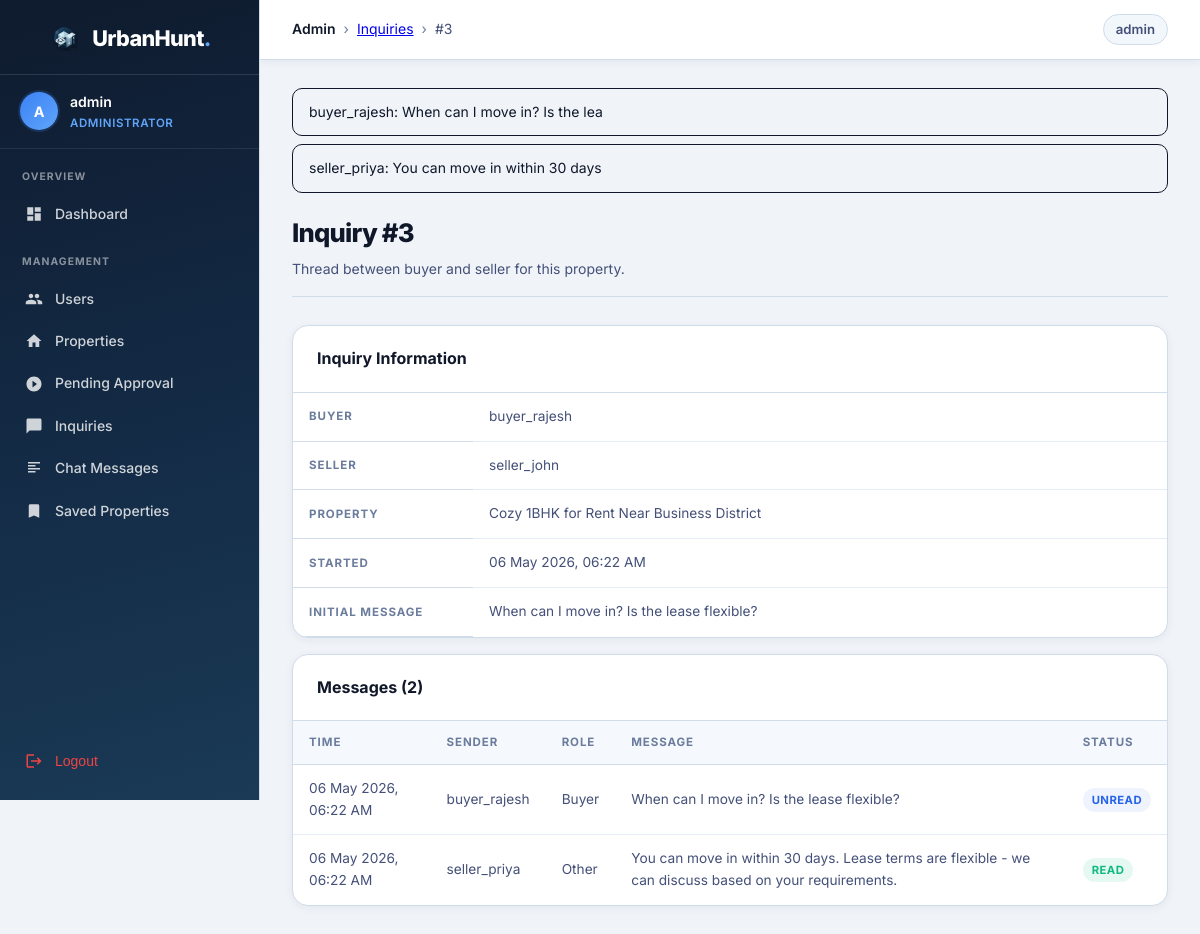
The app's page /panel/inquiries/3/ (signed in), older data.
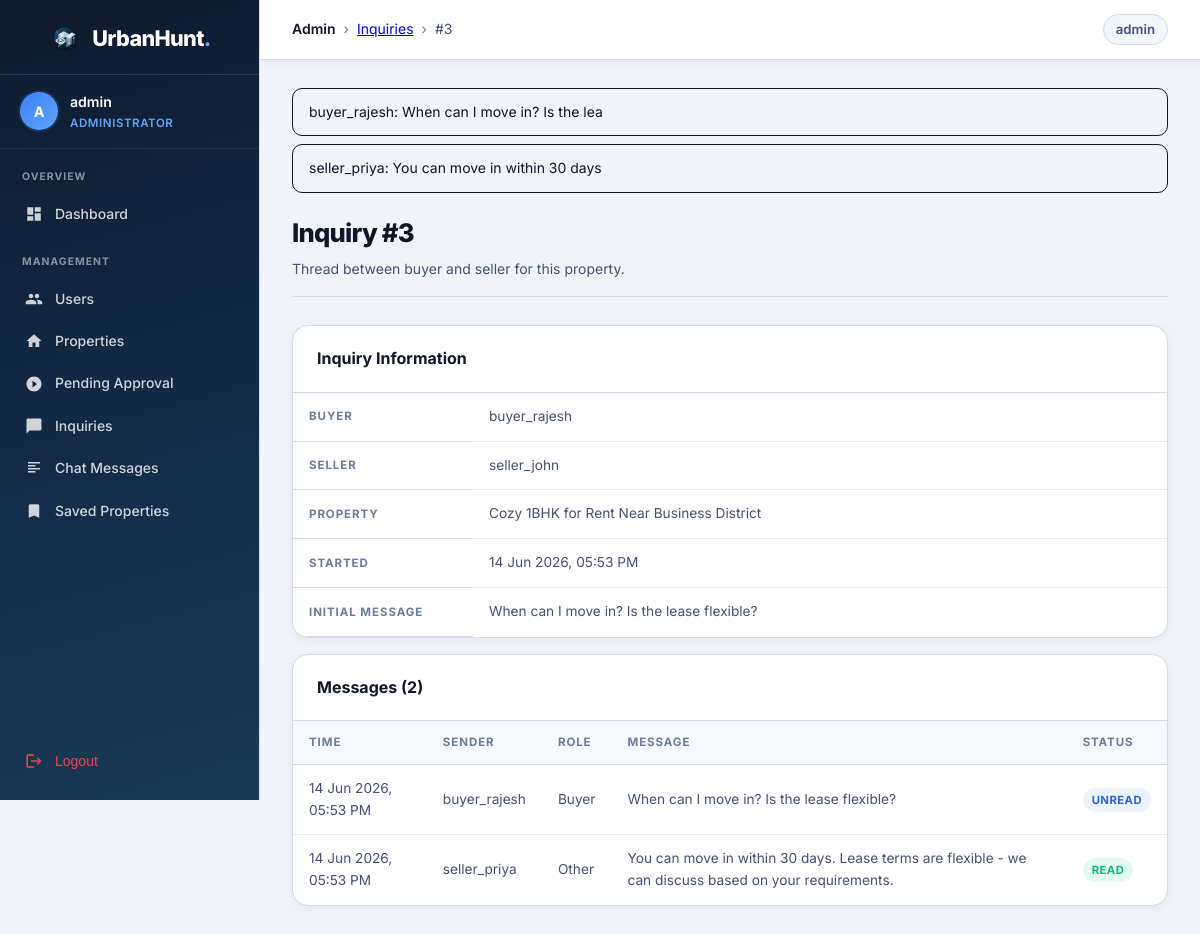
The same page, newer data.
### core/models.py (models this page shows, shortened)
class InquiryChat(models.Model):
	buyer = models.ForeignKey(
		User,
		on_delete=models.CASCADE,
		related_name="inquiries",
		limit_choices_to={"role": User.Role.BUYER},
	)
	property = models.ForeignKey(Property, on_delete=models.CASCADE, related_name="inquiries")
	message = models.TextField()
	created_at = models.DateTimeField(auto_now_add=True)
	class Meta:
		ordering = ["-created_at"]

class ChatMessage(models.Model):
	inquiry = models.ForeignKey(InquiryChat, on_delete=models.CASCADE, related_name="messages")
	sender = models.ForeignKey(User, on_delete=models.CASCADE, related_name="chat_messages")
	message = models.TextField()
	created_at = models.DateTimeField(auto_now_add=True)
	read_at = models.DateTimeField(blank=True, null=True)
	class Meta:
		ordering = ["created_at"]
	def __str__(self):
		return f"{self.sender.username}: {self.message[:30]}"

class User(AbstractUser):
	class Role(models.TextChoices):
		BUYER = "buyer", "Buyer"
		SELLER = "seller", "Seller"
		ADMIN = "admin", "Admin"
	role = models.CharField(max_length=10, choices=Role.choices, default=Role.BUYER)
	mobile_no = models.CharField(
		max_length=15,
		blank=True,
		validators=[RegexValidator(regex=r"^\+?[0-9]{10,15}$", message="Enter a valid mobile number.")],
	)

class Property(models.Model):
	class PropertyType(models.TextChoices):
		RENT = "rent", "Rent"
		SELL = "sell", "Sell"
	class PropertyStatus(models.TextChoices):
		AVAILABLE = "available", "Available"
		SOLD = "sold", "Sold"
		RENTED = "rented", "Rented"
	title = models.CharField(max_length=255)
	description = models.TextField()
	price = models.CharField(
		max_length=50,
		help_text="e.g., 1.3 cr, 25 lakh, 5k, ₹2500000"
	)
	location = models.CharField(max_length=255)
	property_type = models.CharField(max_length=10, choices=PropertyType.choices)
	amenities = models.TextField(blank=True)
	image = models.FileField(upload_to="properties/images/")
	documents = models.FileField(upload_to="properties/documents/", blank=True, null=True)
	seller = models.ForeignKey(
		User,
		on_delete=models.CASCADE,
		related_name="properties",
		limit_choices_to={"role": User.Role.SELLER},
	)
	is_verified = models.BooleanField(default=False)
	status = models.CharField(
		max_length=10,
		choices=PropertyStatus.choices,
		default=PropertyStatus.AVAILABLE,
	)
	created_at = models.DateTimeField(auto_now_add=True)
	updated_at = models.DateTimeField(auto_now=True)

### core/views.py (the view)
# urls.py: path("panel/inquiries/<int:pk>/", views.admin_inquiry_detail, name="admin_inquiry_detail"),
@login_required
def admin_inquiry_detail(request, pk):
	guard = _require_admin(request)
	if guard:
		return guard
	inquiry = get_object_or_404(
		InquiryChat.objects.select_related("buyer", "property", "property__seller"),
		pk=pk,
	)
	messages_qs = inquiry.messages.select_related("sender").order_by("created_at")
	return render(request, "admin_panel/inquiry_detail.html", {
		"inquiry": inquiry,
		"messages": messages_qs,
		"admin_stats": _admin_stats(),
	})

### core/context_processors.py (called while the page is built, shortened)
def chat_notifications(request):
	user = request.user
	if not user.is_authenticated or user.is_superuser or user.role == User.Role.ADMIN:
		return {"chat_notifications": {"unread_count": 0, "items": []}}

### core/views.py (called while the page is built)
def _require_admin(request):
	if not request.user.is_authenticated:
		return redirect(f"/login/?next={request.path}")
	if not (request.user.is_superuser or request.user.role == User.Role.ADMIN):
		return redirect("core:home")
	return None

def _admin_stats():
	return {
		"total_users": User.objects.count(),
		"buyers": User.objects.filter(role=User.Role.BUYER).count(),
		"sellers": User.objects.filter(role=User.Role.SELLER).count(),
		"verified_properties": Property.objects.filter(is_verified=True).count(),
		"pending_properties": Property.objects.filter(is_verified=False).count(),
		"total_inquiries": InquiryChat.objects.count(),
		"total_messages": ChatMessage.objects.count(),
		"saved_properties": SavedProperty.objects.filter(buyer__role=User.Role.BUYER).count(),
	}

### core/templates/admin_panel/inquiry_detail.html (shortened to what this page needs)
{% extends "admin_panel/base.html" %}
{% block breadcrumb %}<span class="breadcrumb-sep">›</span><a href="{% url 'core:admin_inquiries' %}">Inquiries</a><span class="breadcrumb-sep">›</span><span>#{{ inquiry.id }}</span>{% endblock %}
{% block content %}
<div class="page-header">
  <div>
    <h1 class="page-title">Inquiry #{{ inquiry.id }}</h1>
    <p class="page-subtitle">Thread between buyer and seller for this property.</p>
  </div>
</div>
<div class="table-card" style="margin-bottom:16px;">
  <div class="table-card-header">
    <span class="table-card-title">Inquiry Information</span>
  </div>
  <div class="table-wrapper">
    <table class="admin-table">
      <tbody>
        <tr><th style="width:180px;">Buyer</th><td>{{ inquiry.buyer.username }}</td></tr>
        <tr><th>Seller</th><td>{{ inquiry.property.seller.username }}</td></tr>
        <tr><th>Property</th><td>{{ inquiry.property.title }}</td></tr>
        <tr><th>Started</th><td>{{ inquiry.created_at|date:"d M Y, h:i A" }}</td></tr>
        <tr><th>Initial Message</th><td>{{ inquiry.message }}</td></tr>
      </tbody>
    </table>
  </div>
</div>
<div class="table-card">
  <div class="table-card-header">
    <span class="table-card-title">Messages ({{ messages|length }})</span>
  </div>
  <div class="table-wrapper">
    <table class="admin-table">
      <thead>
        <tr>
          <th>Time</th>
          <th>Sender</th>
          <th>Role</th>
          <th>Message</th>
          <th>Status</th>
        </tr>
      </thead>
      <tbody>
        {% for msg in messages %}
        <tr>
          <td>{{ msg.created_at|date:"d M Y, h:i A" }}</td>
          <td>{{ msg.sender.username }}</td>
          <td>
            {% if msg.sender_id == inquiry.buyer_id %}
              Buyer
            {% elif msg.sender_id == inquiry.property.seller_id %}
              Seller
            {% else %}
              Other
            {% endif %}
          </td>
          <td>{{ msg.message }}</td>
          <td>
            {% if msg.read_at %}
              <span class="badge badge--green">Read</span>
            {% else %}
              <span class="badge badge--blue">Unread</span>
            {% endif %}
          </td>
        </tr>
        {% empty %}
        <tr><td colspan="5" class="table-empty">No messages in this inquiry yet.</td></tr>
        {% endfor %}
      </tbody>
    </table>
  </div>
</div>
{% endblock %}

### core/templates/admin_panel/base.html (shortened to what the changed rows need)
{% load static %}
<!DOCTYPE html>
<html lang="en">
<head>
  {% load static %}
  <link rel="stylesheet" href="{% static 'core/css/admin_panel.css' %}" />
</head>
<body>
<div class="admin-main" id="adminMain">
  <header class="admin-topbar">
    <div class="topbar-breadcrumb">
      <span class="breadcrumb-home">Admin</span>
      {% block breadcrumb %}<span class="breadcrumb-sep">&gt;</span><span>Dashboard</span>{% endblock %}
    </div>
  </header>
  <main class="admin-content">
    {% if messages %}
      <div class="admin-messages">
        {% for message in messages %}
          <div class="admin-alert admin-alert--{{ message.tags }}">{{ message }}</div>
        {% endfor %}
      </div>
    {% endif %}
    {% block content %}{% endblock %}
  </main>
</div>
</body>
</html>

Row changes from the older to the newer data that the page shows:
changed InquiryChat "When can I move in? Is the lease flexible?": created_at "06 May 2026, 06:22 AM" → "14 Jun 2026, 05:53 PM"
changed ChatMessage "buyer_rajesh: When can I move in? Is the lea": created_at "06 May 2026, 06:22 AM" → "14 Jun 2026, 05:53 PM"
changed ChatMessage "seller_priya: You can move in within 30 days": created_at "06 May 2026, 06:22 AM" → "14 Jun 2026, 05:53 PM"
